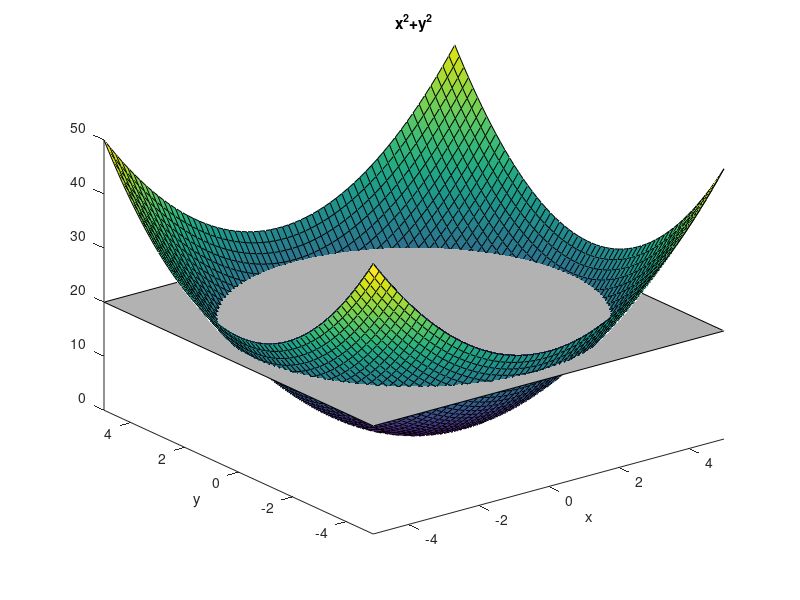

Here is the MATLAB script that generated this plot:
clear all;clc
hold on
ezsurf('x^2+y^2',[-5 5]);
k=20;
A=[-5 -5 k];
B=[-5 5 k];
C=[5 5 k];
D=[5 -5 k];
X=[A(1) B(1) C(1) D(1)];
Y=[A(2) B(2) C(2) D(2)];
Z=[A(3) B(3) C(3) D(3)];
fill3(X,Y,Z,[0.7 0.7 0.7]);
view(3);
